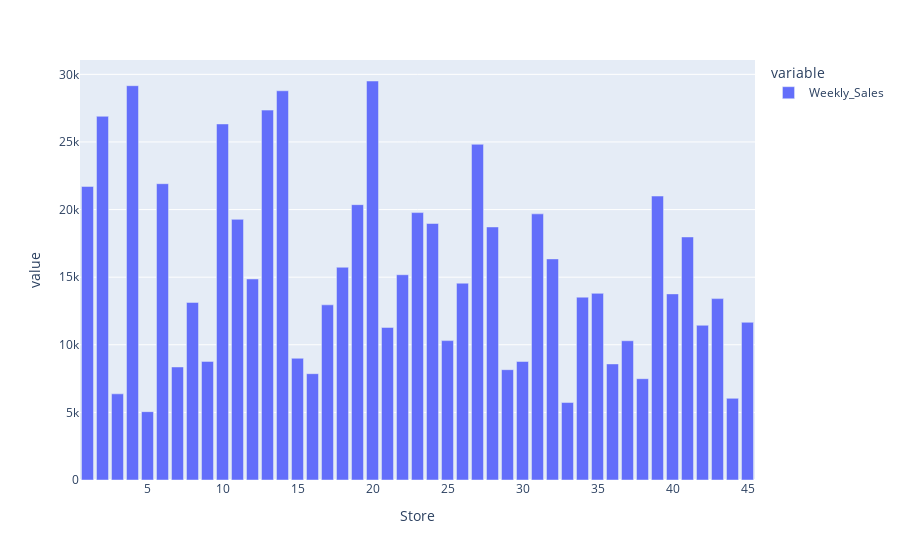

Notebook code for this chart:
### Code cell
avg_store_sale=sales_final_num.groupby('Store').agg({'Weekly_Sales':np.mean})
px.bar(avg_store_sale)

### Figure 1 — Plotly figure (JSON) as saved in the notebook; plotly's stock layout.template omitted (floating-point values rounded to 4 significant figures)
{"data": [{"alignmentgroup": "True", "hovertemplate": "variable=Weekly_Sales<br>Store=%{x}<br>value=%{y}<extra></extra>", "legendgroup": "Weekly_Sales", "marker": {"color": "#636efa", "pattern": {"shape": ""}}, "name": "Weekly_Sales", "offsetgroup": "Weekly_Sales", "orientation": "v", "showlegend": true, "textposition": "auto", "type": "bar", "x": [1, 2, 3, 4, 5, 6, 7, 8, 9, 10, 11, 12, 13, 14, 15, 16, 17, 18, 19, 20, 21, 22, 23, 24, 25, 26, 27, 28, 29, 30, 31, 32, 33, 34, 35, 36, 37, 38, 39, 40, 41, 42, 43, 44, 45], "xaxis": "x", "y": [21710.0, 26900.0, 6373.0, 29160.0, 5053.0, 21910.0, 8359.0, 13130.0, 8773.0, 26330.0, 19280.0, 14870.0, 27360.0, 28780.0, 9002.0, 7863.0, 12950.0, 15730.0, 20360.0, 29510.0, 11280.0, 15180.0, 19780.0, 18970.0, 10310.0, 14550.0, 24830.0, 18710.0, 8159.0, 8764.0, 19680.0, 16350.0, 5728.0, 13520.0, 13800.0, 8584.0, 10300.0, 7492.0, 21000.0, 13760.0, 17980.0, 11440.0, 13420.0, 6039.0, 11660.0], "yaxis": "y"}], "layout": {"barmode": "relative", "legend": {"title": {"text": "variable"}, "tracegroupgap": 0}, "margin": {"t": 60}, "xaxis": {"anchor": "y", "domain": [0, 1], "title": {"text": "Store"}}, "yaxis": {"anchor": "x", "domain": [0, 1], "title": {"text": "value"}}}}
